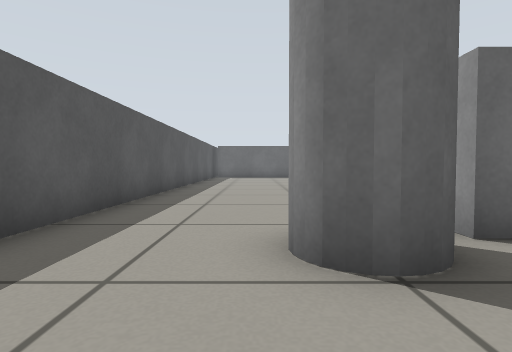
View 1 (above)

20 first-person views from a walk through a Gazebo world. The camera is 0.39 m above the floor, tilts 2° down and sees 80° across. Floor lines are 1 m apart. The floor is counted in squares, 0.5 m on a side. Each view is taken from the middle of a square. On the plan, view 1 faces up. The plan holds only what a view shows up to about 10 squares ahead; the rest is blank.

View 2
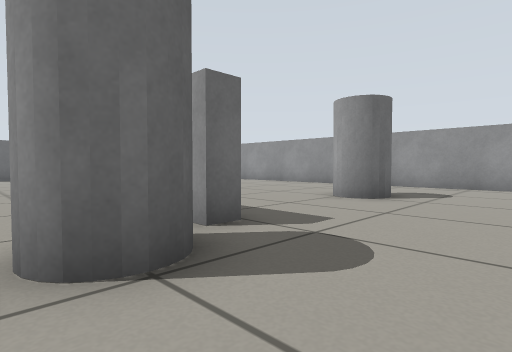

View 3
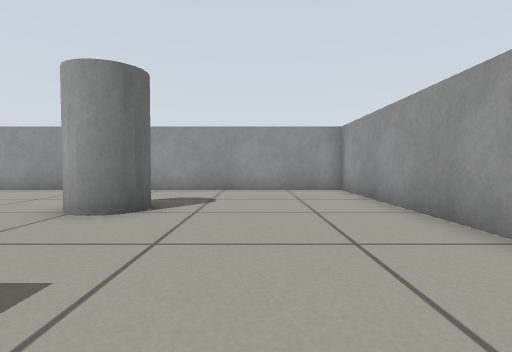

View 4
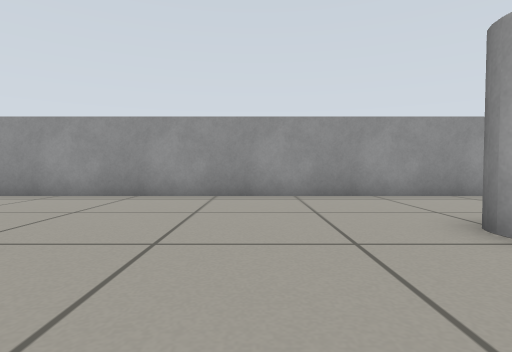

View 5
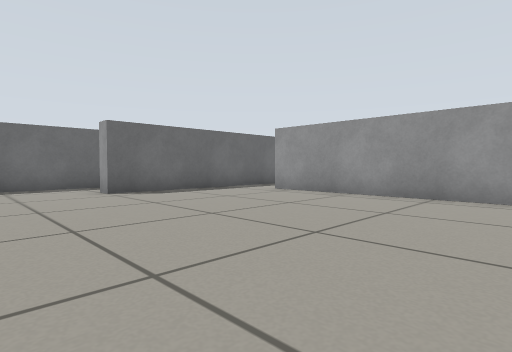

View 6
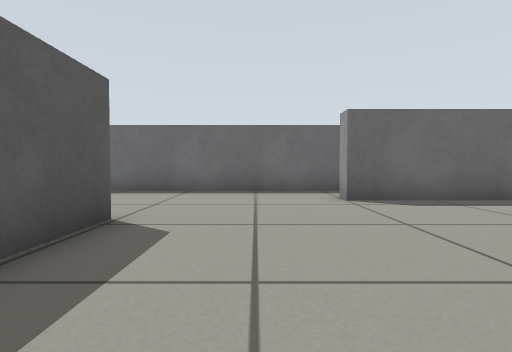

View 7
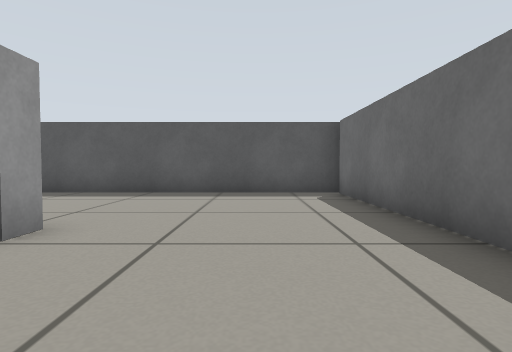

View 8
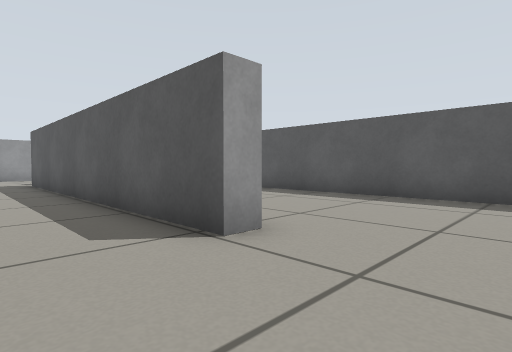

View 9
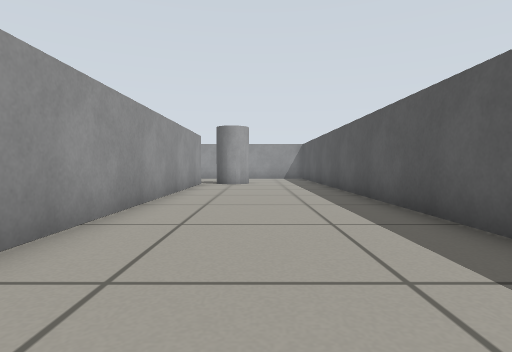

View 10
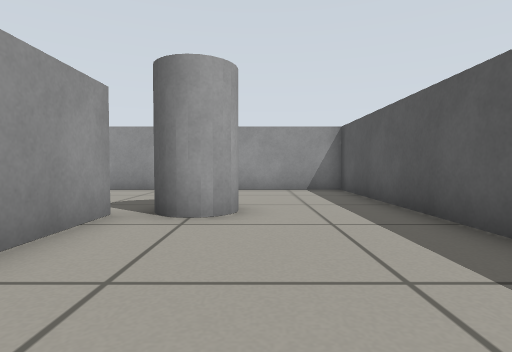

View 11
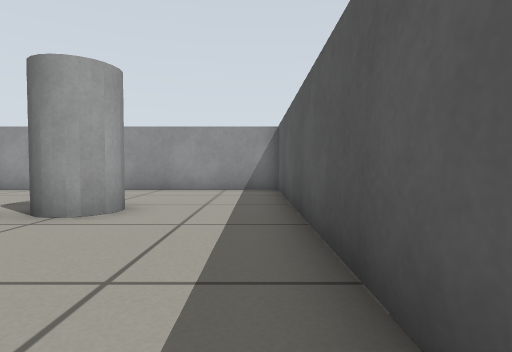

View 12
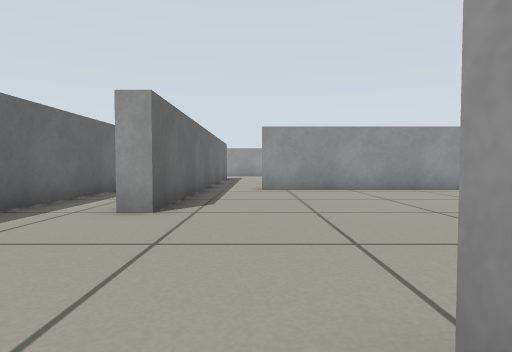

View 13
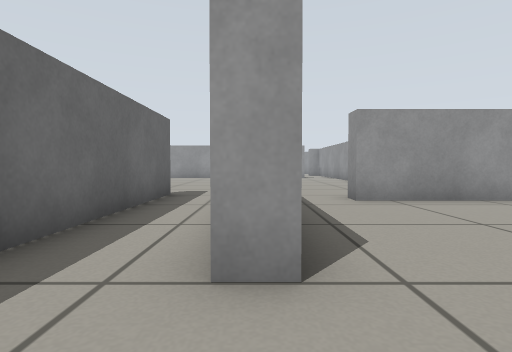

View 14
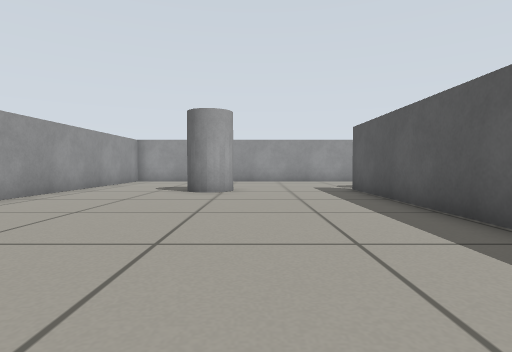

View 15
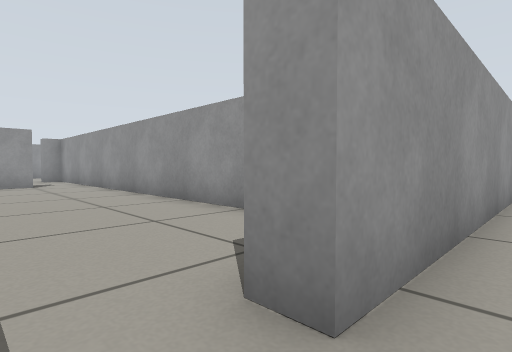

View 16
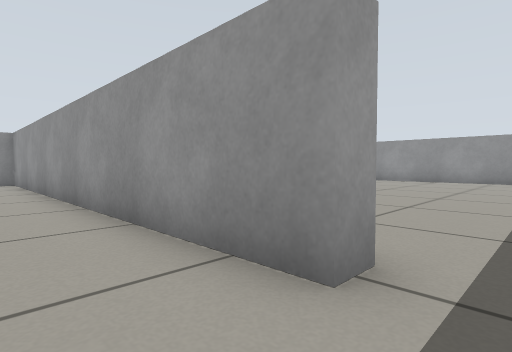

View 17
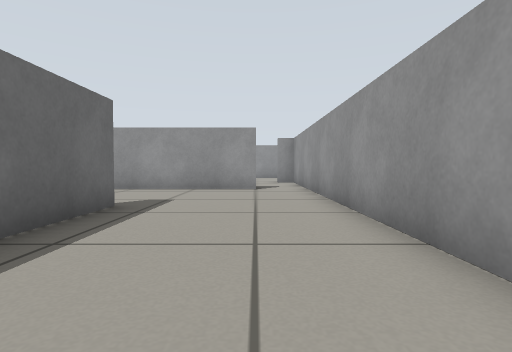

View 18
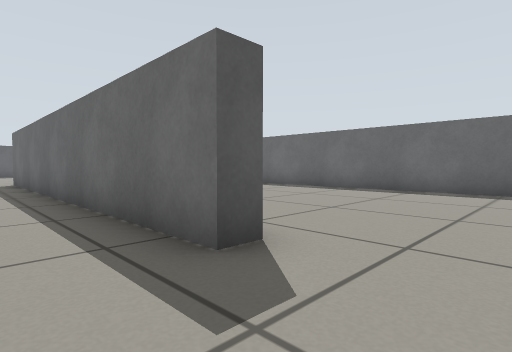

View 19
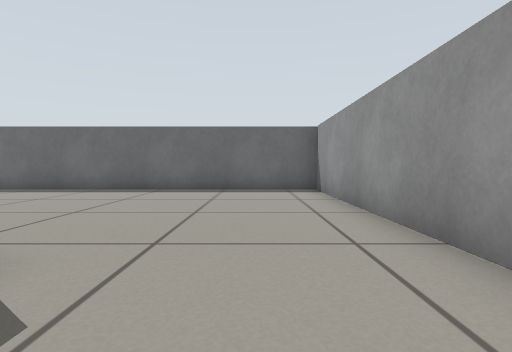

View 20
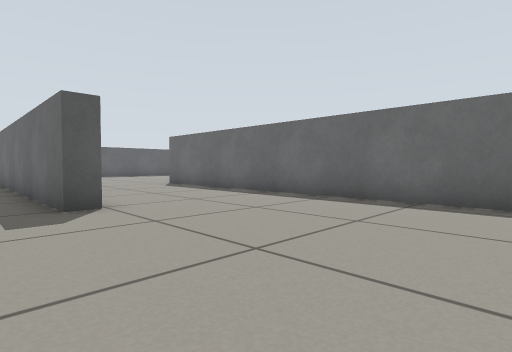

### Floor plan
Points are (right, up) in squares from view 1. A wall is a line through its corners. A room is listed if a view was taken in it or the views show most of it. See-through windows are left out.
Room 1 (views 1, 2, 3, 4, 5, 6, 7, 8, 9, 10, 11, 12, 13, 14, 15)
walls: (2.2, 14.4) (2.9, 14.4) (2.9, 3.2) (2.3, 3.2) (2.3, 13.4); (12.4, 16.7) (7, 16.7) (7, 17.4); (7.5, 19.3) (-2.4, 19.3); (-2.7, 19.5) (-2.7, -1.7) (11.7, -1.7) (11.7, 14.8) (12.4, 14.8)
ways out: opening at (7, 18) to room 2; opening at (12, 15.5) to room 2
Room 2 (views 16, 17, 18, 19, 20)
walls: (13.2, 20) (13.2, 19.3) (7.5, 19.3); (19.8, 17.4) (19.8, 16.7) (12.4, 16.7); (14, 12.3) (23.5, 12.3); (24, 24.7) (11.5, 24.7); (23.9, 14) (23.9, 24.4)
ways out: opening at (7, 18) to room 1; opening at (12, 15.5) to room 1; opening at (13.5, 12); opening at (24.5, 13)

Positions as (right, up) in squares from view 1, and headings:
1: (0, 0), facing up
2: (0, 0), facing up-right
3: (2, 1), facing right
4: (4, 7), facing right
5: (4, 8), facing up-right
6: (5, 10), facing up
7: (6, 17), facing left
8: (5, 17), facing down-left
9: (0, 16), facing down
10: (0, 8), facing down
11: (-2, 8), facing down
12: (2, 15), facing right
13: (5, 17), facing right
14: (6, 13), facing down
15: (11, 16), facing down-right
16: (13, 14), facing down-right
17: (14, 14), facing right
18: (22, 15), facing up-left
19: (22, 15), facing up
20: (19, 18), facing up-left
